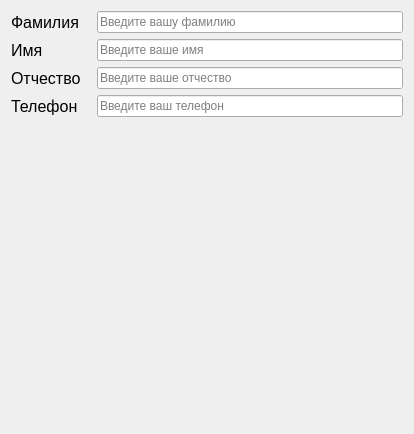
              <widget class="QWidget" name="page">
               <property name="geometry">
                <rect>
                 <x>0</x>
                 <y>0</y>
                 <width>414</width>
                 <height>434</height>
                </rect>
               </property>
               <attribute name="label">
                <string>QLineEdit</string>
               </attribute>
               <layout class="QVBoxLayout" name="verticalLayout_7">
                <item>
                 <layout class="QHBoxLayout" name="horizontalLayout_5">
                  <item>
                   <widget class="QLabel" name="label">
                    <property name="minimumSize">
                     <size>
                      <width>80</width>
                      <height>0</height>
                     </size>
                    </property>
                    <property name="font">
                     <font>
                      <pointsize>12</pointsize>
                     </font>
                    </property>
                    <property name="text">
                     <string>Фамилия</string>
                    </property>
                   </widget>
                  </item>
                  <item>
                   <widget class="QLineEdit" name="lineEdit">
                    <property name="placeholderText">
                     <string>Введите вашу фамилию</string>
                    </property>
                   </widget>
                  </item>
                 </layout>
                </item>
                <item>
                 <layout class="QHBoxLayout" name="horizontalLayout_6">
                  <item>
                   <widget class="QLabel" name="label_2">
                    <property name="minimumSize">
                     <size>
                      <width>80</width>
                      <height>0</height>
                     </size>
                    </property>
                    <property name="font">
                     <font>
                      <pointsize>12</pointsize>
                     </font>
                    </property>
                    <property name="text">
                     <string>Имя</string>
                    </property>
                   </widget>
                  </item>
                  <item>
                   <widget class="QLineEdit" name="lineEdit_2">
                    <property name="placeholderText">
                     <string>Введите ваше имя</string>
                    </property>
                   </widget>
                  </item>
                 </layout>
                </item>
                <item>
                 <layout class="QHBoxLayout" name="horizontalLayout_8">
                  <item>
                   <widget class="QLabel" name="label_4">
                    <property name="minimumSize">
                     <size>
                      <width>80</width>
                      <height>0</height>
                     </size>
                    </property>
                    <property name="font">
                     <font>
                      <pointsize>12</pointsize>
                     </font>
                    </property>
                    <property name="text">
                     <string>Отчество</string>
                    </property>
                   </widget>
                  </item>
                  <item>
                   <widget class="QLineEdit" name="lineEdit_4">
                    <property name="minimumSize">
                     <size>
                      <width>80</width>
                      <height>0</height>
                     </size>
                    </property>
                    <property name="placeholderText">
                     <string>Введите ваше отчество</string>
                    </property>
                   </widget>
                  </item>
                 </layout>
                </item>
                <item>
                 <layout class="QHBoxLayout" name="horizontalLayout_7">
                  <item>
                   <widget class="QLabel" name="label_3">
                    <property name="minimumSize">
                     <size>
                      <width>80</width>
                      <height>0</height>
                     </size>
                    </property>
                    <property name="font">
                     <font>
                      <pointsize>12</pointsize>
                     </font>
                    </property>
                    <property name="text">
                     <string>Телефон</string>
                    </property>
                   </widget>
                  </item>
                  <item>
                   <widget class="QLineEdit" name="lineEdit_3">
                    <property name="placeholderText">
                     <string>Введите ваш телефон</string>
                    </property>
                   </widget>
                  </item>
                 </layout>
                </item>
                <item>
                 <spacer name="verticalSpacer">
                  <property name="orientation">
                   <enum>Qt::Vertical</enum>
                  </property>
                  <property name="sizeHint" stdset="0">
                   <size>
                    <width>20</width>
                    <height>301</height>
                   </size>
                  </property>
                 </spacer>
                </item>
               </layout>
              </widget>
